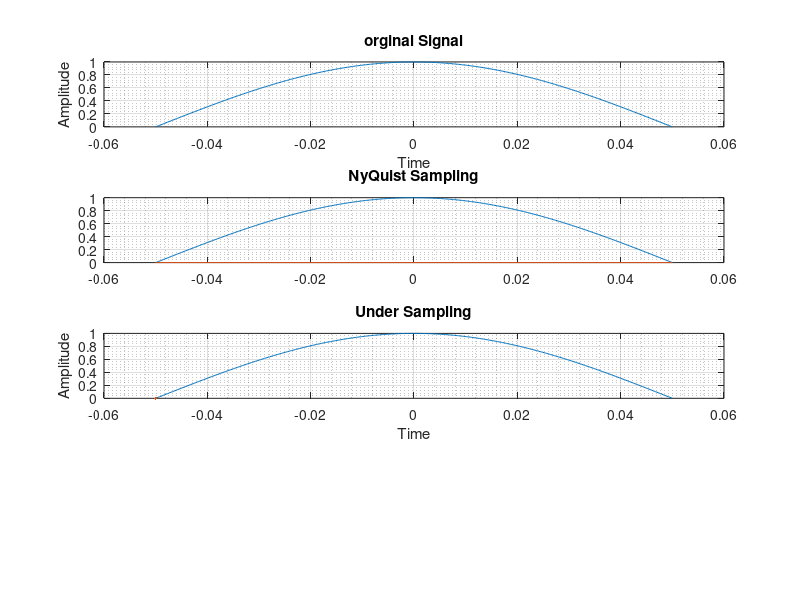

This figure's MATLAB source:
clc;
clear all;
close all;
 
frequency =input('Enter the frequency for the signal:\n');
fprintf("Enter the  frequency and it must be greater or less than Nyquist frequency\n");
oversampling=input('');
%fprintf("Enter the UnderSampling frequency and it must be Less than %d\n",2*frequency);
%undersampling=input('');

Time_Period = 1/frequency;
 
tmin=-0.05;
tmax=0.05;

time = linspace(tmin,tmax,400);
amplitude = cos(2*pi*frequency*time);
 
subplot(4,1,1);
plot(time,amplitude);
grid on; grid minor;
xlabel("Time");
ylabel("Amplitude");
title("orginal Signal");

%Nyquist rate Sampling Part.
nyquist_frequency = 2*frequency;
time1=tmin:(1/nyquist_frequency):tmax;
amplitude1 = cos(2*pi*frequency*time1);
subplot(4,1,2);
plot(time,amplitude);
hold on;
grid on; grid minor;
plot(time1,amplitude1);
title("NyQuist Sampling");
hold off;

if oversampling>nyquist_frequency
    %OverSampling Part.
    time1=tmin:(1/oversampling):tmax;
    amplitude1 = cos(2*pi*frequency*time1);
    subplot(4,1,3);
    plot(time,amplitude);
    hold on;
    plot(time1,amplitude1);
    grid on; grid minor;
    xlabel("Time");
    ylabel("Amplitude");
    title("Over Sampling");
    hold off;
else
    %OverSampling Part.
    time1=tmin:(1/oversampling):tmax;
    amplitude1 = cos(2*pi*frequency*time1);
    subplot(4,1,3);
    plot(time,amplitude);
    hold on;
    plot(time1,amplitude1);
    grid on; grid minor;
    xlabel("Time");
    ylabel("Amplitude");
    title("Under Sampling");
    hold off;
end
